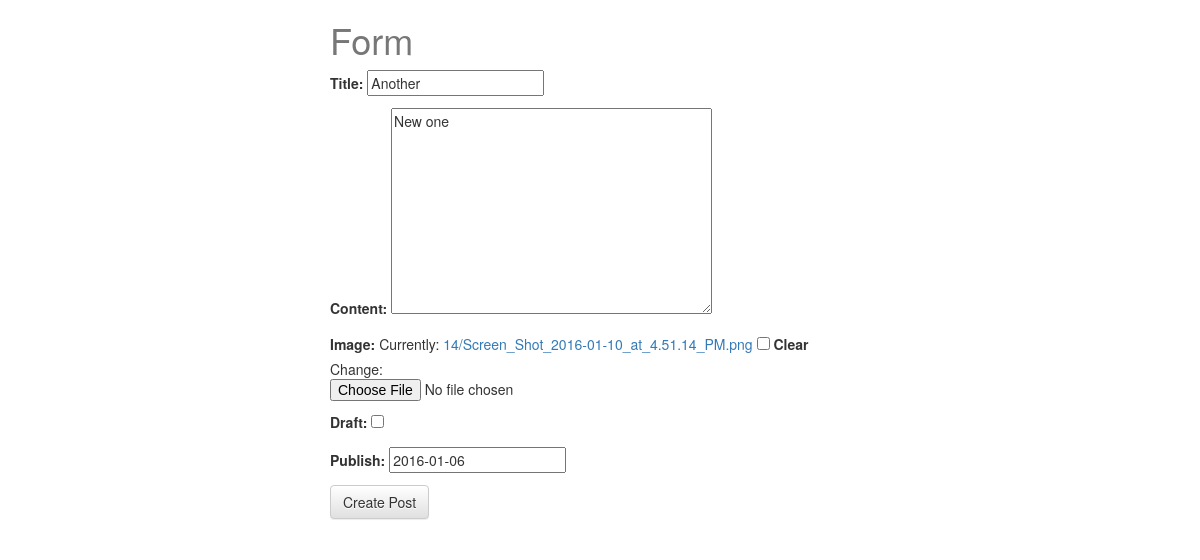
Page /posts/another/edit/ (signed in) on the earlier database version.
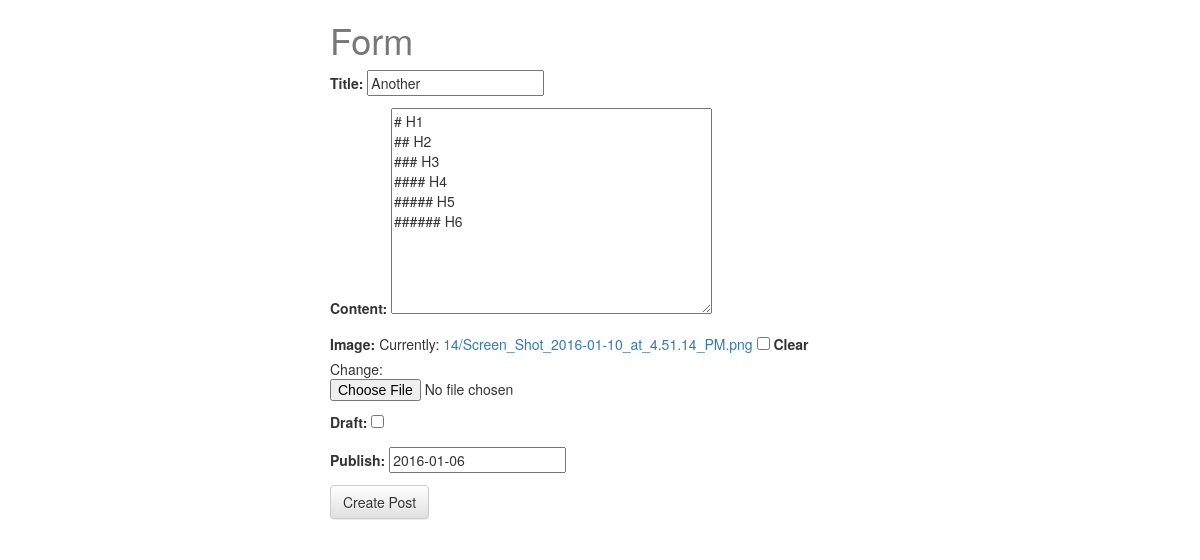
Same page on the later database version.
### posts/models.py (models this page shows, shortened)
class Post(models.Model):
    user = models.ForeignKey(settings.AUTH_USER_MODEL, default=1)
    title = models.CharField(max_length=120)
    slug = models.SlugField(unique=True)
    image = models.ImageField(upload_to=upload_location,
                              null=True,
                              blank=True,
                              width_field="width_field",
                              height_field="height_field")
    height_field = models.IntegerField(default=0)
    width_field = models.IntegerField(default=0)
    content = models.TextField()
    draft = models.BooleanField(default=False)
    publish = models.DateField(auto_now=False, auto_now_add=False)
    updated = models.DateTimeField(auto_now=True, auto_now_add=False)
    timestamp = models.DateTimeField(auto_now=False, auto_now_add=True)
    objects = PostManager()
    class Meta:
        ordering = ["-timestamp", "-updated"]

### posts/views.py (the view)
# urls.py: url(r'^(?P<slug>[\w-]+)/edit/$', post_update, name='update'),
def post_update(request, slug=None):
    if not request.user.is_staff or not request.user.is_superuser:
        raise Http404
    instance = get_object_or_404(Post, slug=slug)
    form = PostForm(request.POST or None, request.FILES or None, instance=instance)
    if form.is_valid():
        instance = form.save(commit=False)
        instance.save()
        messages.success(request, "<a href='#'>Item</a> Saved", extra_tags='html_safe')
        return HttpResponseRedirect(instance.get_absolute_url())
    context = {
        "title": instance.title,
        "instance": instance,
        "form": form,
    }
    return render(request, "post_form.html", context)

### posts/forms.py
class PostForm(forms.ModelForm):
    class Meta:
        model = Post
        fields = [
            "title",
            "content",
            "image",
            "draft",
            "publish",
        ]

### posts/models.py (called while the page is built)
    def get_queryset(self, *args, **kwargs):
        return PostQuerySet(self.model, using=self._db)

### templates/post_form.html
{% extends "base.html" %}
{% block content %}
<div class='col-sm-6 col-sm-offset-3'>
    <h1>Form</h1>
    <form method='POST' action='' enctype='multipart/form-data'>{% csrf_token %}
        {{ form.as_p }}
        <input type='submit' class='btn btn-default' value='Create Post'/>
    </form>
</div>
{% endblock content %}

### templates/base.html (shortened to what this page needs)
{% load staticfiles %}
<html>
<head>
    <link rel="stylesheet" href="https://maxcdn.bootstrapcdn.com/bootstrap/3.3.6/css/bootstrap.min.css"
>
    <link rel="stylesheet" href="https://maxcdn.bootstrapcdn.com/bootstrap/3.3.6/css/bootstrap-theme.min.css"
>
    <link rel='stylesheet' href='{% static "css/base.css" %}'/>
</head>
<body>
<div class='container'>
    {% block content %}{% endblock content %}
</div>
</body>
</html>

### static/css/base.css (style rules this page uses)
h1 { color: #777777; }

Differences in the rows shown:
changed Post "Another": content "New one" → "# H1 ## H2 ### H3 #### H4 ##### H5 ###### H6"
